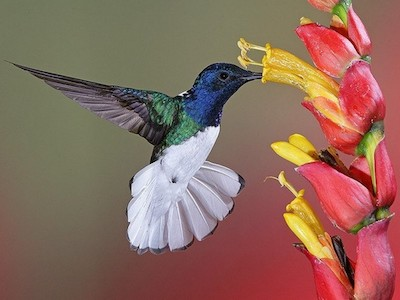
#> input picture Task4/bird.jpg, 400 x 300 px
$ jupyter execute --allow-errors img_clastering_task.ipynb   (shell and % lines are left out)
#> lines starting #> are read from the running program, lines starting #| are printed output that depends on the picture
# Некоторые виды задач кластеризации для изображений

[cell 1]
import pandas as pd
import numpy as np
from matplotlib import pyplot as plt
import seaborn as sns
import warnings

warnings.filterwarnings('ignore')

## Рассморим датасет рукописных цирф MNIST

[cell 2]
from sklearn import datasets

# загружаем датасет
X, y = datasets.load_digits(return_X_y=True)
print("Экземпляров: {}\nРазмер изображения: {}x{}".format(X.shape[0], np.sqrt(X.shape[1]), np.sqrt(X.shape[1])))

Выведем первые 10 экземпляров данных

[cell 3]
count = 10
testX = X[:count]
print(testX[0])
testX[0,:].reshape([8,8])
f, axes = plt.subplots(1, count, sharey=True, figsize=(40,6))
for i in range(count):
    axes[i].imshow(testX[i,:].reshape([8,8]), cmap='gray')
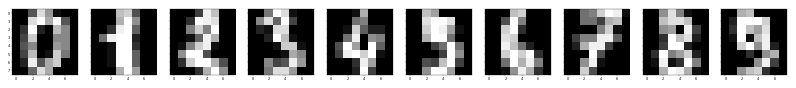
#> figure drawn by matplotlib, 10 panels

Натренируем KMeans на наборе X для 10 кластеров

[cell 4]
from sklearn.cluster import KMeans
clusters_mnist = KMeans(n_clusters=10).fit(X)

labels_mnist = clusters_mnist.labels_

Проверим. Выведем 10 точек из какого нибудь кластера и посмотрим, что они соотвествуют одной цифре.

[cell 5]
number = 3 # Номер кластера
count = 10 # Кол-во примеров

# все изображения, у которых метка 4
testX = X[y == number]

f, axes = plt.subplots(1, count, sharey=True, figsize=(40,6))
for i in range(count):
    axes[i].imshow(testX[i,:].reshape([8,8]), cmap='gray')
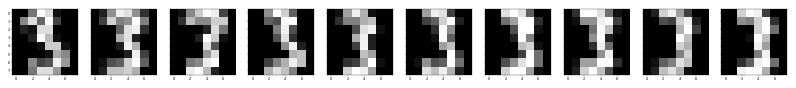
#> figure drawn by matplotlib, 10 panels

Для первых 10 объектов выведем картинку, метку от KMeans и класс у

[cell 6]
count = 10 # Кол-во примеров

f, axes = plt.subplots(1, count, sharey=True, figsize=(40,6))
for i in range(count):
    print(labels_mnist[i], ':', y[i], end = ';    ')
    axes[i].imshow(X[i,:].reshape([8,8]), cmap='gray')

Не всегда результат кластеризации соответсвует истине

### Задание

Проанализируйте качество кластеризации с помощью внутренних и внешних метрик из библиотеки `skilearn`.

Например, внешние (принимают значения от 0 до 1, чем ближе к 1, тем лучше):

- `adjusted_mutual_info_score` (AMI - Скорректированная взаимная информация),

- `normalized_mutual_info_score` (NMI - Нормализованная взаимная информация),

- `homogeneity_completeness_v_measure` (одновременно вычисляет однородность, полноту, V-меру);

внутренние:

- `silhouette_score` (более высокий показатель Коэффициента Силуэта относится к модели с более четко определенными кластерами)

- `alinski_harabaz_score`(более высокий показатель Калински-Харабаша относится к модели с более четко определенными кластерами)

- `davies_bouldin_score`(более низкий индекс Дэвиса-Булдина относится к модели с лучшим разделением между кластерами)

[cell 7]
from sklearn import metrics

print(metrics.adjusted_rand_score(y, labels_mnist))
print(metrics.normalized_mutual_info_score(y, labels_mnist))
print(metrics.homogeneity_completeness_v_measure(y, labels_mnist))
print()
print(metrics.silhouette_score(X, labels_mnist))
print(metrics.calinski_harabasz_score(X, labels_mnist))
print(metrics.davies_bouldin_score(X, labels_mnist))

## Центры кластеров фотографий

Можно найти центры кластеров по фотографиям людей....

[cell 8]
# загрузим датасет с фотографиями знаменитостей
from sklearn import datasets
#> (the rest of this cell did not finish here and is left out)

Посмотрим на содержимое набора данных

[cell 9]
fig = plt.figure(figsize=(8, 6))

#> (the rest of this cell did not finish here and is left out)

### Задание

Натренируйте kMeans и нарисуйте центры кластеров как картинки выше.

#> (a cell that did not finish here is left out)

[cell 11]
fig, ax = plt.subplots(3, 4, figsize=(8, 6))
#> (the rest of this cell did not finish here and is left out)

## Птичка

С помощью алгоритмов кластеризации можно уменьшить число цветов в изображении. В данном случае будут кластеризоваться похожие пиксели. Такой подход позволяет перейти к суперпиксельному представлению изображений, которое является более компактным и используется в задачах компьютерного зрения.

Загрузим картинку bird.jpg с помощью scikit-image и выведем ее с помощью matplotlib.

[cell 12]
from skimage.io import imread
from matplotlib import pyplot as plt
import numpy as np

img = imread("bird.jpg")
#> img is the input picture: shape (300, 400, 3); mean R, G, B 141.5, 106.3, 93.7
plt.figure(figsize=(10,15))
plt.axis('off')
plt.imshow(img)

[cell 13]
img

[cell 14]
img.shape
#> Out = (300, 400, 3)

Если вы посмотрите на содержимое numpy-массива `img`, в котором хранится изображение, то увидите, что там будут числа от 0 до 255. Нам лучше перейти к числам от 0 до 1.

Преобразуем нашу матрицу.

[cell 15]
from skimage import img_as_float
img_float = img_as_float(img)
plt.imshow(img_float)

[cell 16]
img_float

Мы получили матрицу размера (300, 400, 3). Нам это не подходит. Чтобы запустить kMeans нам нужно иметь много-много объектов и 3 признака - значение яркости пикселя в каналах Red, Green и Blue.

Преобразуем матрицу так, чтобы получилась матрица размера (120000, 3).

[cell 17]
points = np.reshape(img_float, (120000, 3))
points

Хотим преобразовать картинку так, чтобы оба состояла из точек 8 цветов. Для этого обучим KMeans для 8 кластеров.

[cell 18]
from sklearn.cluster import KMeans
kmeans = KMeans(n_clusters=8)
kmeans1 = kmeans.fit(points)

[cell 19]
centers = kmeans1.cluster_centers_
#> centers = [[0.462, 0.452, 0.368], [0.869, 0.383, 0.423], [0.696, 0.221, 0.229], [0.165, 0.162, 0.193], [0.468, 0.269, 0.252], [0.868, 0.728, 0.323], [0.601, 0.435, 0.4], [0.782, 0.766, 0.837]]

У нас есть значения цвета для каждого центра кластера. Каждый пиксель в результате обучения KMeans теперь имеет свою метку кластера. Значит мы можем заменить все пиксели на соответсвующие им центры класетров.

### Задание###
Проведите это преобразование и выведите 8-цветное изображение.

[cell 20]
img = kmeans1.fit_predict(points).reshape(300, 400)
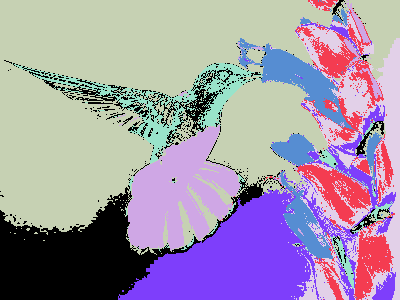
#> img: shape (300, 400) int32; 8 distinct labels, from 0 to 7; one colour per label, 0 black
result = np.empty((300, 400, 3))
labels = kmeans1.labels_
centers = kmeans1.cluster_centers_
#> centers = [[0.404, 0.331, 0.303], [0.876, 0.415, 0.456], [0.779, 0.764, 0.835], [0.486, 0.459, 0.377], [0.76, 0.293, 0.298], [0.157, 0.144, 0.168], [0.866, 0.729, 0.321], [0.552, 0.219, 0.223]]
for label in labels:
    result[img == label] = centers[label]
plt.imshow(result)
